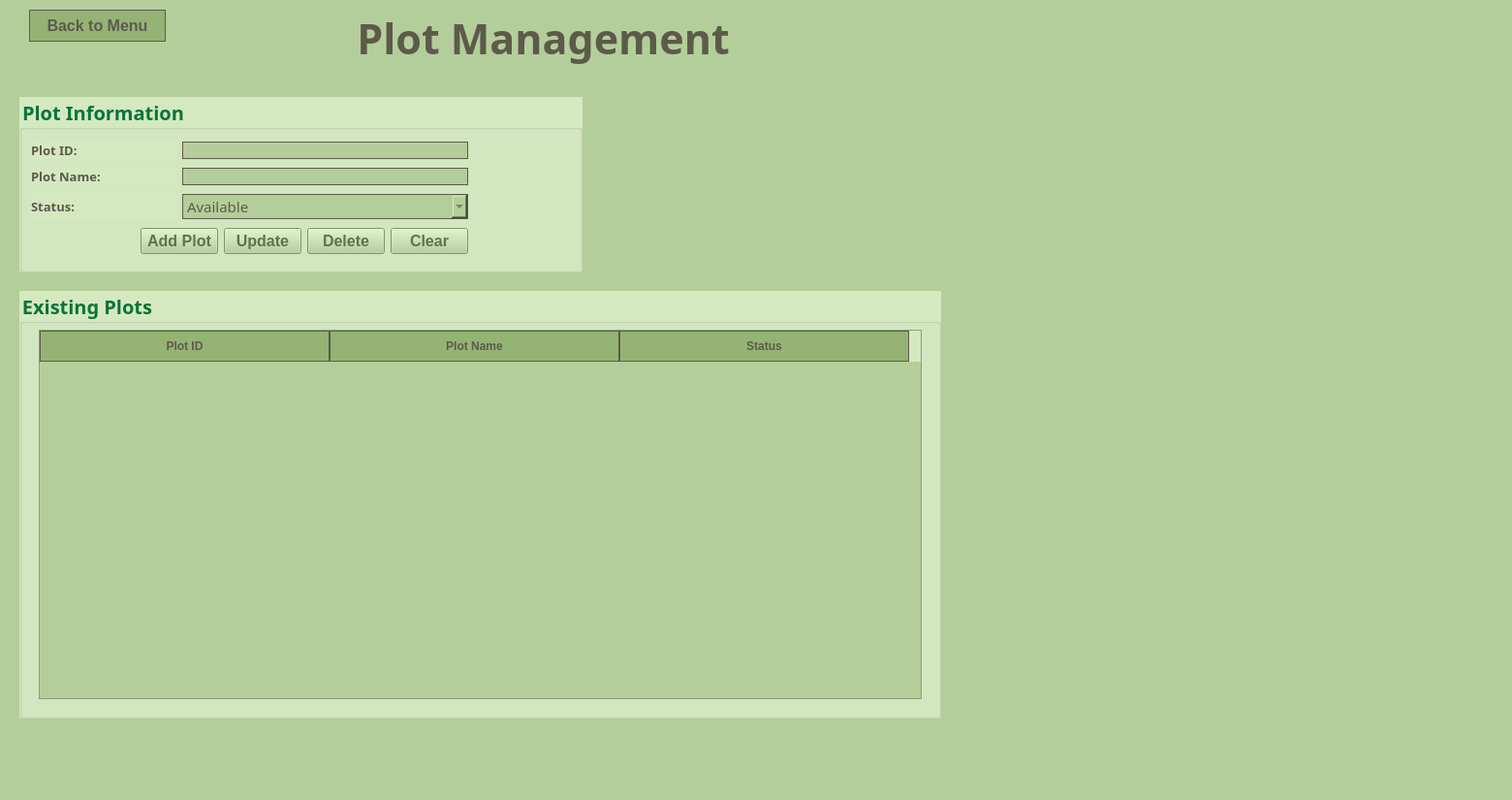
<?xml version="1.0" encoding="UTF-8"?>
<ui version="4.0">
 <class>FarmPlotManagement</class>
 <widget class="QMainWindow" name="FarmPlotManagement">
  <property name="geometry">
   <rect>
    <x>0</x>
    <y>0</y>
    <width>1560</width>
    <height>825</height>
   </rect>
  </property>
  <property name="minimumSize">
   <size>
    <width>1113</width>
    <height>0</height>
   </size>
  </property>
  <property name="windowTitle">
   <string>Farm Flow: Farm &amp; Plot Management</string>
  </property>
  <property name="styleSheet">
   <string notr="true">background-color: #b3ce9a</string>
  </property>
  <widget class="QWidget" name="centralwidget">
   <widget class="QLabel" name="titleLabel">
    <property name="geometry">
     <rect>
      <x>260</x>
      <y>10</y>
      <width>601</width>
      <height>58</height>
     </rect>
    </property>
    <property name="font">
     <font>
      <family>Papyrus</family>
      <pointsize>32</pointsize>
      <weight>75</weight>
      <bold>true</bold>
     </font>
    </property>
    <property name="styleSheet">
     <string notr="true">color:  #5D5A4A;</string>
    </property>
    <property name="text">
     <string>Plot Management</string>
    </property>
    <property name="alignment">
     <set>Qt::AlignCenter</set>
    </property>
   </widget>
   <widget class="QGroupBox" name="plotGroup">
    <property name="geometry">
     <rect>
      <x>20</x>
      <y>100</y>
      <width>581</width>
      <height>181</height>
     </rect>
    </property>
    <property name="font">
     <font>
      <family>Poor Richard</family>
      <pointsize>15</pointsize>
      <weight>75</weight>
      <bold>true</bold>
     </font>
    </property>
    <property name="styleSheet">
     <string notr="true">color: #087438;
background-color: #d5e9c1</string>
    </property>
    <property name="title">
     <string>Plot Information</string>
    </property>
    <layout class="QGridLayout" name="gridLayout_2">
     <item row="3" column="4">
      <widget class="QPushButton" name="deleteButton">
       <property name="font">
        <font>
         <family>Arial</family>
         <pointsize>12</pointsize>
         <weight>75</weight>
         <bold>true</bold>
        </font>
       </property>
       <property name="styleSheet">
        <string notr="true">background-color:  #b3ce9a;
color: #5f734c;</string>
       </property>
       <property name="text">
        <string>Delete</string>
       </property>
      </widget>
     </item>
     <item row="2" column="2" colspan="4">
      <widget class="QComboBox" name="status">
       <property name="font">
        <font>
         <family>Poor Richard</family>
         <pointsize>11</pointsize>
        </font>
       </property>
       <property name="styleSheet">
        <string notr="true">background-color:  #b3ce9a;
color: #5D5A4A;
border: 1px solid #5D5A4A;</string>
       </property>
       <item>
        <property name="text">
         <string>Available</string>
        </property>
       </item>
       <item>
        <property name="text">
         <string>In Use</string>
        </property>
       </item>
      </widget>
     </item>
     <item row="2" column="0" colspan="2">
      <widget class="QLabel" name="statusLabel">
       <property name="font">
        <font>
         <family>Poor Richard</family>
         <pointsize>10</pointsize>
         <weight>75</weight>
         <bold>true</bold>
        </font>
       </property>
       <property name="styleSheet">
        <string notr="true">color:  #5D5A4A</string>
       </property>
       <property name="text">
        <string>Status:</string>
       </property>
      </widget>
     </item>
     <item row="1" column="0" colspan="2">
      <widget class="QLabel" name="plotNameLabel">
       <property name="font">
        <font>
         <family>Poor Richard</family>
         <pointsize>10</pointsize>
         <weight>75</weight>
         <bold>true</bold>
        </font>
       </property>
       <property name="styleSheet">
        <string notr="true">color:  #5D5A4A</string>
       </property>
       <property name="text">
        <string>Plot Name:</string>
       </property>
      </widget>
     </item>
     <item row="1" column="2" colspan="4">
      <widget class="QLineEdit" name="plotName">
       <property name="styleSheet">
        <string notr="true">background-color:  #b3ce9a;
color: #5D5A4A;
border: 1px solid #5D5A4A;</string>
       </property>
      </widget>
     </item>
     <item row="0" column="0" colspan="2">
      <widget class="QLabel" name="plotIDLabel">
       <property name="font">
        <font>
         <family>Poor Richard</family>
         <pointsize>10</pointsize>
         <weight>75</weight>
         <bold>true</bold>
        </font>
       </property>
       <property name="styleSheet">
        <string notr="true">color:  #5D5A4A</string>
       </property>
       <property name="text">
        <string>Plot ID:</string>
       </property>
      </widget>
     </item>
     <item row="3" column="0">
      <spacer name="leftSpacer">
       <property name="orientation">
        <enum>Qt::Horizontal</enum>
       </property>
       <property name="sizeHint" stdset="0">
        <size>
         <width>100</width>
         <height>20</height>
        </size>
       </property>
      </spacer>
     </item>
     <item row="3" column="3">
      <widget class="QPushButton" name="updateButton">
       <property name="font">
        <font>
         <family>Arial</family>
         <pointsize>12</pointsize>
         <weight>75</weight>
         <bold>true</bold>
        </font>
       </property>
       <property name="styleSheet">
        <string notr="true">background-color:  #b3ce9a;
color: #5f734c;</string>
       </property>
       <property name="text">
        <string>Update</string>
       </property>
      </widget>
     </item>
     <item row="3" column="6">
      <spacer name="rightSpacer">
       <property name="orientation">
        <enum>Qt::Horizontal</enum>
       </property>
       <property name="sizeHint" stdset="0">
        <size>
         <width>74</width>
         <height>20</height>
        </size>
       </property>
      </spacer>
     </item>
     <item row="0" column="2" colspan="4">
      <widget class="QLineEdit" name="plotID">
       <property name="styleSheet">
        <string notr="true">background-color:  #b3ce9a;
color: #5D5A4A;
border: 1px solid #5D5A4A;</string>
       </property>
      </widget>
     </item>
     <item row="3" column="5">
      <widget class="QPushButton" name="clearButton">
       <property name="font">
        <font>
         <family>Arial</family>
         <pointsize>12</pointsize>
         <weight>75</weight>
         <bold>true</bold>
        </font>
       </property>
       <property name="styleSheet">
        <string notr="true">background-color:  #b3ce9a;
color: #5f734c;</string>
       </property>
       <property name="text">
        <string>Clear</string>
       </property>
      </widget>
     </item>
     <item row="3" column="1" colspan="2">
      <widget class="QPushButton" name="addButton">
       <property name="font">
        <font>
         <family>Arial</family>
         <pointsize>12</pointsize>
         <weight>75</weight>
         <bold>true</bold>
        </font>
       </property>
       <property name="styleSheet">
        <string notr="true">background-color:  #b3ce9a;
color: #5f734c;</string>
       </property>
       <property name="text">
        <string>Add Plot</string>
       </property>
      </widget>
     </item>
    </layout>
   </widget>
   <widget class="QGroupBox" name="existingPlotsGroup">
    <property name="enabled">
     <bool>true</bool>
    </property>
    <property name="geometry">
     <rect>
      <x>20</x>
      <y>300</y>
      <width>951</width>
      <height>441</height>
     </rect>
    </property>
    <property name="font">
     <font>
      <family>Poor Richard</family>
      <pointsize>15</pointsize>
      <weight>75</weight>
      <bold>true</bold>
     </font>
    </property>
    <property name="styleSheet">
     <string notr="true">color: #087438;
background-color: #d5e9c1</string>
    </property>
    <property name="title">
     <string>Existing Plots</string>
    </property>
    <widget class="QTableWidget" name="plotTable">
     <property name="geometry">
      <rect>
       <x>20</x>
       <y>40</y>
       <width>911</width>
       <height>381</height>
      </rect>
     </property>
     <property name="styleSheet">
      <string notr="true">QHeaderView::section {
    background-color: #94b375;
    color: #5D5A4A;
    border: 1px solid #5D5A4A;
    padding: 6px;
    font-weight: bold;
}
QTableWidget {
    background-color: #b3ce9a;
    color: #5f734c;
    gridline-color: #B8CDBA;
    alternate-background-color: #EAF2E7;
} </string>
     </property>
     <property name="rowCount">
      <number>0</number>
     </property>
     <property name="columnCount">
      <number>3</number>
     </property>
     <attribute name="horizontalHeaderCascadingSectionResizes">
      <bool>false</bool>
     </attribute>
     <attribute name="horizontalHeaderDefaultSectionSize">
      <number>299</number>
     </attribute>
     <attribute name="verticalHeaderCascadingSectionResizes">
      <bool>false</bool>
     </attribute>
     <column>
      <property name="text">
       <string>Plot ID</string>
      </property>
     </column>
     <column>
      <property name="text">
       <string>Plot Name</string>
      </property>
     </column>
     <column>
      <property name="text">
       <string>Status</string>
      </property>
     </column>
    </widget>
   </widget>
   <widget class="QLabel" name="label">
    <property name="geometry">
     <rect>
      <x>30</x>
      <y>420</y>
      <width>1521</width>
      <height>401</height>
     </rect>
    </property>
    <property name="text">
     <string/>
    </property>
    <property name="pixmap">
     <pixmap>sticker4.png</pixmap>
    </property>
    <property name="scaledContents">
     <bool>true</bool>
    </property>
   </widget>
   <widget class="QLabel" name="label_2">
    <property name="geometry">
     <rect>
      <x>610</x>
      <y>100</y>
      <width>351</width>
      <height>191</height>
     </rect>
    </property>
    <property name="text">
     <string/>
    </property>
    <property name="pixmap">
     <pixmap>11.png</pixmap>
    </property>
    <property name="scaledContents">
     <bool>true</bool>
    </property>
   </widget>
   <widget class="QPushButton" name="BACKBUTTON">
    <property name="geometry">
     <rect>
      <x>30</x>
      <y>10</y>
      <width>141</width>
      <height>33</height>
     </rect>
    </property>
    <property name="font">
     <font>
      <family>Arial</family>
      <pointsize>12</pointsize>
      <weight>75</weight>
      <bold>true</bold>
     </font>
    </property>
    <property name="styleSheet">
     <string notr="true"> background-color: #94b375;
 color: #5D5A4A;
border: 1px solid #5D5A4A;</string>
    </property>
    <property name="text">
     <string>Back to Menu</string>
    </property>
   </widget>
   <zorder>label</zorder>
   <zorder>titleLabel</zorder>
   <zorder>plotGroup</zorder>
   <zorder>existingPlotsGroup</zorder>
   <zorder>label_2</zorder>
   <zorder>BACKBUTTON</zorder>
  </widget>
 </widget>
 <resources/>
 <connections/>
</ui>
